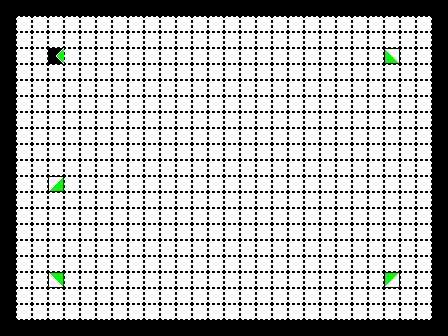

The image is a tile-based game level rendered from a .tmx file. Its description and complete source (layers, tilesets, objects, tile grids) follow:
An orthogonal 28x21 tile map with 16x16 px tiles, 3 tile layers (Background, Walls, Lasers) and 1 object (Laser1).

<map version="1.0" tiledversion="1.0.2" orientation="orthogonal" renderorder="right-down" width="28" height="21" tilewidth="16" tileheight="16" nextobjectid="4">
 <tileset firstgid="1" source="../img/lasers.tsx" />
 <layer name="Background" width="28" height="21">
  <data encoding="csv">
1,1,1,1,1,1,1,1,1,1,1,1,1,1,1,1,1,1,1,1,1,1,1,1,1,1,1,1,
1,1,1,1,1,1,1,1,1,1,1,1,1,1,1,1,1,1,1,1,1,1,1,1,1,1,1,1,
1,1,1,1,1,1,1,1,1,1,1,1,1,1,1,1,1,1,1,1,1,1,1,1,1,1,1,1,
1,1,1,1,1,1,1,1,1,1,1,1,1,1,1,1,1,1,1,1,1,1,1,1,1,1,1,1,
1,1,1,1,1,1,1,1,1,1,1,1,1,1,1,1,1,1,1,1,1,1,1,1,1,1,1,1,
1,1,1,1,1,1,1,1,1,1,1,1,1,1,1,1,1,1,1,1,1,1,1,1,1,1,1,1,
1,1,1,1,1,1,1,1,1,1,1,1,1,1,1,1,1,1,1,1,1,1,1,1,1,1,1,1,
1,1,1,1,1,1,1,1,1,1,1,1,1,1,1,1,1,1,1,1,1,1,1,1,1,1,1,1,
1,1,1,1,1,1,1,1,1,1,1,1,1,1,1,1,1,1,1,1,1,1,1,1,1,1,1,1,
1,1,1,1,1,1,1,1,1,1,1,1,1,1,1,1,1,1,1,1,1,1,1,1,1,1,1,1,
1,1,1,1,1,1,1,1,1,1,1,1,1,1,1,1,1,1,1,1,1,1,1,1,1,1,1,1,
1,1,1,1,1,1,1,1,1,1,1,1,1,1,1,1,1,1,1,1,1,1,1,1,1,1,1,1,
1,1,1,1,1,1,1,1,1,1,1,1,1,1,1,1,1,1,1,1,1,1,1,1,1,1,1,1,
1,1,1,1,1,1,1,1,1,1,1,1,1,1,1,1,1,1,1,1,1,1,1,1,1,1,1,1,
1,1,1,1,1,1,1,1,1,1,1,1,1,1,1,1,1,1,1,1,1,1,1,1,1,1,1,1,
1,1,1,1,1,1,1,1,1,1,1,1,1,1,1,1,1,1,1,1,1,1,1,1,1,1,1,1,
1,1,1,1,1,1,1,1,1,1,1,1,1,1,1,1,1,1,1,1,1,1,1,1,1,1,1,1,
1,1,1,1,1,1,1,1,1,1,1,1,1,1,1,1,1,1,1,1,1,1,1,1,1,1,1,1,
1,1,1,1,1,1,1,1,1,1,1,1,1,1,1,1,1,1,1,1,1,1,1,1,1,1,1,1,
1,1,1,1,1,1,1,1,1,1,1,1,1,1,1,1,1,1,1,1,1,1,1,1,1,1,1,1,
1,1,1,1,1,1,1,1,1,1,1,1,1,1,1,1,1,1,1,1,1,1,1,1,1,1,1,1
</data>
 </layer>
 <layer name="Walls" width="28" height="21">
  <properties>
   <property name="collidable" type="bool" value="true" />
  </properties>
  <data encoding="csv">
2,2,2,2,2,2,2,2,2,2,2,2,2,2,2,2,2,2,2,2,2,2,2,2,2,2,2,2,
2,0,0,0,0,0,0,0,0,0,0,0,0,0,0,0,0,0,0,0,0,0,0,0,0,0,0,2,
2,0,0,0,0,0,0,0,0,0,0,0,0,0,0,0,0,0,0,0,0,0,0,0,0,0,0,2,
2,0,0,0,0,0,0,0,0,0,0,0,0,0,0,0,0,0,0,0,0,0,0,0,0,0,0,2,
2,0,0,0,0,0,0,0,0,0,0,0,0,0,0,0,0,0,0,0,0,0,0,0,0,0,0,2,
2,0,0,0,0,0,0,0,0,0,0,0,0,0,0,0,0,0,0,0,0,0,0,0,0,0,0,2,
2,0,0,0,0,0,0,0,0,0,0,0,0,0,0,0,0,0,0,0,0,0,0,0,0,0,0,2,
2,0,0,0,0,0,0,0,0,0,0,0,0,0,0,0,0,0,0,0,0,0,0,0,0,0,0,2,
2,0,0,0,0,0,0,0,0,0,0,0,0,0,0,0,0,0,0,0,0,0,0,0,0,0,0,2,
2,0,0,0,0,0,0,0,0,0,0,0,0,0,0,0,0,0,0,0,0,0,0,0,0,0,0,2,
2,0,0,0,0,0,0,0,0,0,0,0,0,0,0,0,0,0,0,0,0,0,0,0,0,0,0,2,
2,0,0,0,0,0,0,0,0,0,0,0,0,0,0,0,0,0,0,0,0,0,0,0,0,0,0,2,
2,0,0,0,0,0,0,0,0,0,0,0,0,0,0,0,0,0,0,0,0,0,0,0,0,0,0,2,
2,0,0,0,0,0,0,0,0,0,0,0,0,0,0,0,0,0,0,0,0,0,0,0,0,0,0,2,
2,0,0,0,0,0,0,0,0,0,0,0,0,0,0,0,0,0,0,0,0,0,0,0,0,0,0,2,
2,0,0,0,0,0,0,0,0,0,0,0,0,0,0,0,0,0,0,0,0,0,0,0,0,0,0,2,
2,0,0,0,0,0,0,0,0,0,0,0,0,0,0,0,0,0,0,0,0,0,0,0,0,0,0,2,
2,0,0,0,0,0,0,0,0,0,0,0,0,0,0,0,0,0,0,0,0,0,0,0,0,0,0,2,
2,0,0,0,0,0,0,0,0,0,0,0,0,0,0,0,0,0,0,0,0,0,0,0,0,0,0,2,
2,0,0,0,0,0,0,0,0,0,0,0,0,0,0,0,0,0,0,0,0,0,0,0,0,0,0,2,
2,2,2,2,2,2,2,2,2,2,2,2,2,2,2,2,2,2,2,2,2,2,2,2,2,2,2,2
</data>
 </layer>
 <layer name="Lasers" width="28" height="21">
  <data encoding="csv">
0,0,0,0,0,0,0,0,0,0,0,0,0,0,0,0,0,0,0,0,0,0,0,0,0,0,0,0,
0,0,0,0,0,0,0,0,0,0,0,0,0,0,0,0,0,0,0,0,0,0,0,0,0,0,0,0,
0,0,0,0,0,0,0,0,0,0,0,0,0,0,0,0,0,0,0,0,0,0,0,0,0,0,0,0,
0,0,0,11,0,0,0,0,0,0,0,0,0,0,0,0,0,0,0,0,0,0,0,0,4,0,0,0,
0,0,0,0,0,0,0,0,0,0,0,0,0,0,0,0,0,0,0,0,0,0,0,0,0,0,0,0,
0,0,0,0,0,0,0,0,0,0,0,0,0,0,0,0,0,0,0,0,0,0,0,0,0,0,0,0,
0,0,0,0,0,0,0,0,0,0,0,0,0,0,0,0,0,0,0,0,0,0,0,0,0,0,0,0,
0,0,0,0,0,0,0,0,0,0,0,0,0,0,0,0,0,0,0,0,0,0,0,0,0,0,0,0,
0,0,0,0,0,0,0,0,0,0,0,0,0,0,0,0,0,0,0,0,0,0,0,0,0,0,0,0,
0,0,0,0,0,0,0,0,0,0,0,0,0,0,0,0,0,0,0,0,0,0,0,0,0,0,0,0,
0,0,0,0,0,0,0,0,0,0,0,0,0,0,0,0,0,0,0,0,0,0,0,0,0,0,0,0,
0,0,0,3,0,0,0,0,0,0,0,0,0,0,0,0,0,0,0,0,0,0,0,0,0,0,0,0,
0,0,0,0,0,0,0,0,0,0,0,0,0,0,0,0,0,0,0,0,0,0,0,0,0,0,0,0,
0,0,0,0,0,0,0,0,0,0,0,0,0,0,0,0,0,0,0,0,0,0,0,0,0,0,0,0,
0,0,0,0,0,0,0,0,0,0,0,0,0,0,0,0,0,0,0,0,0,0,0,0,0,0,0,0,
0,0,0,0,0,0,0,0,0,0,0,0,0,0,0,0,0,0,0,0,0,0,0,0,0,0,0,0,
0,0,0,0,0,0,0,0,0,0,0,0,0,0,0,0,0,0,0,0,0,0,0,0,0,0,0,0,
0,0,0,8,0,0,0,0,0,0,0,0,0,0,0,0,0,0,0,0,0,0,0,0,9,0,0,0,
0,0,0,0,0,0,0,0,0,0,0,0,0,0,0,0,0,0,0,0,0,0,0,0,0,0,0,0,
0,0,0,0,0,0,0,0,0,0,0,0,0,0,0,0,0,0,0,0,0,0,0,0,0,0,0,0,
0,0,0,0,0,0,0,0,0,0,0,0,0,0,0,0,0,0,0,0,0,0,0,0,0,0,0,0
</data>
 </layer>
 <objectgroup name="ObjectLayer">
  <object id="1" name="Laser1" x="48" y="48" width="16" height="16" />
 </objectgroup>
</map>
